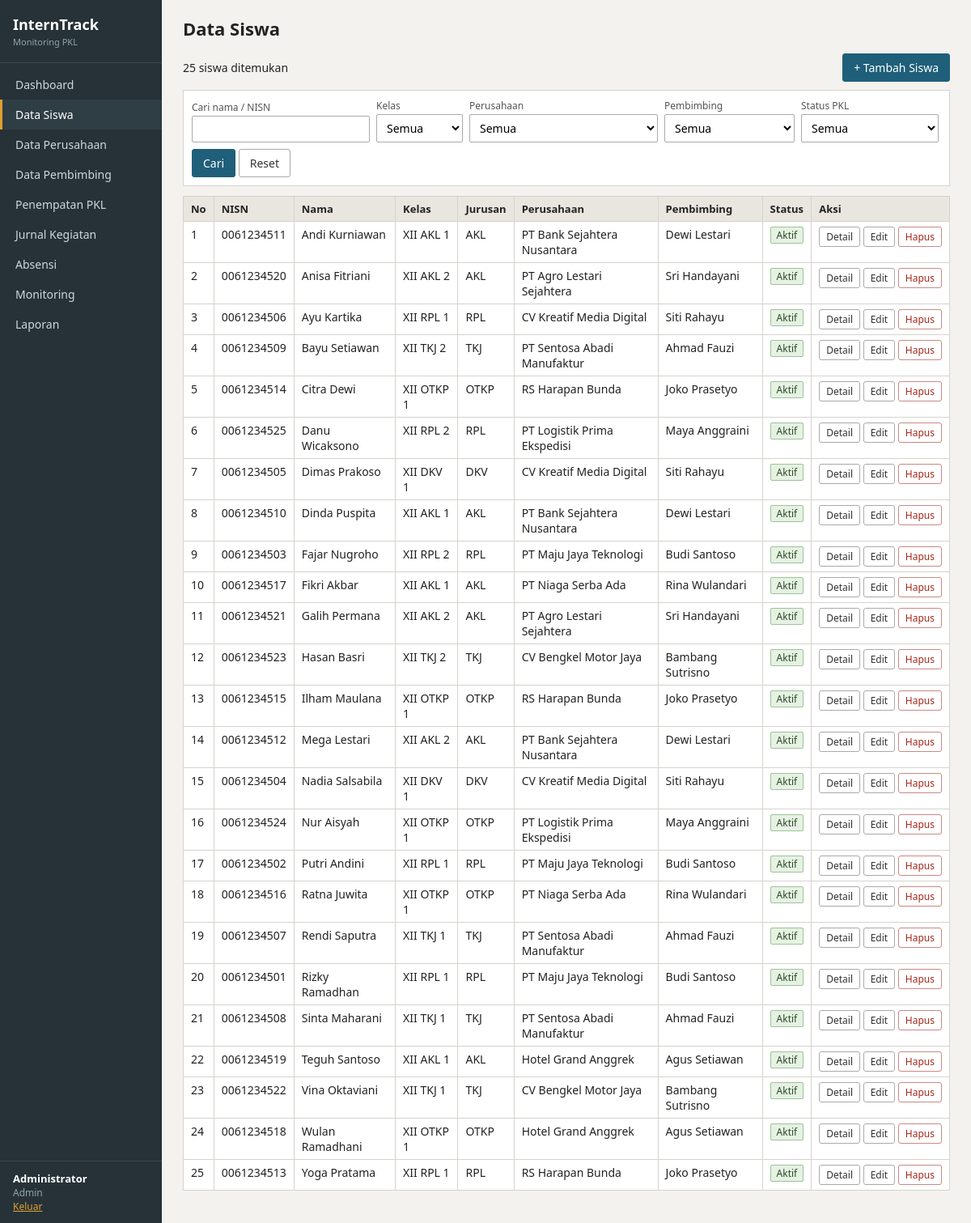
/admin/siswa.php (signed in), run on the app's committed database.
### tables this page shows
CREATE TABLE siswa (
    id_siswa INT AUTO_INCREMENT,
    nisn VARCHAR(10) NOT NULL UNIQUE,
    nama_siswa VARCHAR(100) NOT NULL,
    kelas VARCHAR(20),
    id_user INT UNIQUE,
    id_perusahaan INT,
    id_pembimbing INT,
    PRIMARY KEY (id_siswa),
    FOREIGN KEY (id_user) REFERENCES users(id_user) ON DELETE SET NULL ON UPDATE CASCADE,
    FOREIGN KEY (id_perusahaan) REFERENCES perusahaan(id_perusahaan) ON DELETE SET NULL ON UPDATE CASCADE,
    FOREIGN KEY (id_pembimbing) REFERENCES pembimbing(id_pembimbing) ON DELETE SET NULL ON UPDATE CASCADE
);

CREATE TABLE perusahaan (
    id_perusahaan INT AUTO_INCREMENT,
    nama_perusahaan VARCHAR(100) NOT NULL,
    alamat TEXT,
    id_user INT UNIQUE,
    PRIMARY KEY (id_perusahaan),
    FOREIGN KEY (id_user) REFERENCES users(id_user) ON DELETE SET NULL ON UPDATE CASCADE
);

CREATE TABLE pembimbing (
    id_pembimbing INT AUTO_INCREMENT,
    nip VARCHAR(20) UNIQUE,
    nama_pembimbing VARCHAR(100) NOT NULL,
    id_user INT UNIQUE,
    PRIMARY KEY (id_pembimbing),
    FOREIGN KEY (id_user) REFERENCES users(id_user) ON DELETE SET NULL ON UPDATE CASCADE
);

### admin/siswa.php (the view, shortened to what this page needs)
<?php
require __DIR__ . '/../config/config.php';
$isAdmin = me()['role'] === 'admin';
$perusahaanList = all("SELECT id_perusahaan, nama_perusahaan FROM perusahaan ORDER BY nama_perusahaan");
$pembimbingList = all("SELECT id_pembimbing, nama_pembimbing FROM pembimbing ORDER BY nama_pembimbing");
    ?>
    <?php
$qs = get('q'); $fk = get('kelas'); $fp = get('id_perusahaan'); $fb = get('id_pembimbing'); $fs = get('status');
$where = ['1=1']; $par = [];
$rows = siswa_stats(implode(' AND ', $where), $par);
$kelasList = all("SELECT DISTINCT kelas FROM siswa WHERE kelas IS NOT NULL ORDER BY kelas");
page_start('Data Siswa', 'siswa.php');
?>
<div class="top">
    <span><?= count($rows) ?> siswa ditemukan</span>
    <?php if ($isAdmin): ?><a class="btn" href="siswa.php?act=add">+ Tambah Siswa</a><?php endif; ?>
</div>
<form method="get" class="filter">
    <div><label>Cari nama / NISN</label><input type="text" name="q" value="<?= e($qs) ?>"></div>
    <div><label>Kelas</label><select name="kelas"><option value="">Semua</option><?= options($kelasList, 'kelas', 'kelas', $fk) ?></select></div>
    <div><label>Perusahaan</label><select name="id_perusahaan"><option value="">Semua</option><?= options($perusahaanList, 'id_perusahaan', 'nama_perusahaan', $fp) ?></select></div>
    <?php if (me()['role'] !== 'pembimbing'): ?>
    <div><label>Pembimbing</label><select name="id_pembimbing"><option value="">Semua</option><?= options($pembimbingList, 'id_pembimbing', 'nama_pembimbing', $fb) ?></select></div>
    <?php endif; ?>
    <div><label>Status PKL</label><select name="status">
        <option value="">Semua</option>
    </select></div>
    <div><button class="btn">Cari</button> <a class="btn btn-gray" href="siswa.php">Reset</a></div>
</form>
<div class="tablewrap">
<table>
    <tr><th>No</th><th>NISN</th><th>Nama</th><th>Kelas</th><th>Jurusan</th><th>Perusahaan</th><th>Pembimbing</th><th>Status</th><th>Aksi</th></tr>
    <?php foreach ($rows as $i => $r): ?>
        <tr>
            <td><?= $i + 1 ?></td>
            <td><?= e($r['nisn']) ?></td>
            <td><?= e($r['nama_siswa']) ?></td>
            <td><?= e($r['kelas']) ?></td>
            <td><?= e(jurusan($r['kelas'])) ?></td>
            <td><?= e($r['nama_perusahaan'] ?: '-') ?></td>
            <td><?= e($r['nama_pembimbing'] ?: '-') ?></td>
            <td><?= badge(status_pkl($r)) ?></td>
            <td class="act">
                <a class="btn btn-sm btn-gray" href="siswa.php?act=detail&id=<?= $r['id_siswa'] ?>">Detail</a>
                <?php if ($isAdmin): ?>
                    <a class="btn btn-sm btn-gray" href="siswa.php?act=edit&id=<?= $r['id_siswa'] ?>">Edit</a>
                    <?= delete_form('siswa.php', $r['id_siswa'], 'Hapus', 'Hapus siswa ' . $r['nama_siswa'] . '? Jurnal, absensi, dan monitoringnya ikut terhapus.') ?>
                <?php endif; ?>
            </td>
        </tr>
    <?php endforeach; ?>
</table>
</div>
<?php page_end(); ?>

### config/config.php (shortened to what this page needs)
<?php
$DB_HOST = 'localhost';
$DB_NAME = 'interntrack';
$DB_USER = 'root';
$DB_PASS = '';
try {
    $db = new PDO("mysql:host=$DB_HOST;dbname=$DB_NAME;charset=utf8mb4", $DB_USER, $DB_PASS, [
        PDO::ATTR_ERRMODE => PDO::ERRMODE_EXCEPTION,
        PDO::ATTR_DEFAULT_FETCH_MODE => PDO::FETCH_ASSOC,
    ]);
} catch (PDOException $ex) {
    die('Koneksi database gagal. Pastikan database "' . htmlspecialchars($DB_NAME) . '" sudah dibuat dan SQL sudah di-import. <br>' . htmlspecialchars($ex->getMessage()));
}
function q($sql, $params = []) { global $db; $st = $db->prepare($sql); $st->execute($params); return $st; }
function all($sql, $params = []) { return q($sql, $params)->fetchAll(); }
function e($s) { return htmlspecialchars((string)$s, ENT_QUOTES, 'UTF-8'); }
function jurusan($kelas) { $p = explode(' ', trim((string)$kelas)); return $p[1] ?? '-'; }
function get($k) { return trim($_GET[$k] ?? ''); }
function badge($t) {
    $ok = ['Disetujui', 'Hadir', 'Aktif', 'Sangat Baik', 'Baik'];
    $warn = ['Pending', 'Izin', 'Sakit', 'Terlambat', 'Cukup', 'Belum Lengkap'];
    $err = ['Revisi', 'Alpa', 'Kurang'];
    $c = in_array($t, $ok) ? 'b-ok' : (in_array($t, $warn) ? 'b-warn' : (in_array($t, $err) ? 'b-err' : 'b-gray'));
    return '<span class="badge ' . $c . '">' . e($t) . '</span>';
}
function status_pkl($r) {
    if ($r['id_perusahaan'] && $r['id_pembimbing']) return 'Aktif';
    return 'Belum Lengkap';
}
function me() { return $_SESSION['user'] ?? null; }
function scope(&$params, $a = 's') {
    $u = me();
    return '1=1';
}
function siswa_stats($where = '1=1', $extra = []) {
    $p = []; $sc = scope($p);
    $sql = "SELECT s.*, p.nama_perusahaan, b.nama_pembimbing,
              COALESCE(ab.total,0) total, COALESCE(ab.hadir,0) hadir, COALESCE(ab.terlambat,0) terlambat,
              COALESCE(ab.izin,0) izin, COALESCE(ab.sakit,0) sakit, COALESCE(ab.alpa,0) alpa,
              (SELECT COUNT(*) FROM jurnal j WHERE j.id_siswa = s.id_siswa) jml_jurnal,
              (SELECT COUNT(*) FROM jurnal j WHERE j.id_siswa = s.id_siswa AND j.status_validasi = 'Revisi') revisi,
              (SELECT COUNT(*) FROM monitoring m WHERE m.id_siswa = s.id_siswa) jml_monitoring
            FROM siswa s
            LEFT JOIN perusahaan p ON p.id_perusahaan = s.id_perusahaan
            LEFT JOIN pembimbing b ON b.id_pembimbing = s.id_pembimbing
            LEFT JOIN (SELECT id_siswa, COUNT(*) total,
                          SUM(status_hadir IN ('Hadir','Terlambat')) hadir,
                          SUM(status_hadir = 'Terlambat') terlambat,
                          SUM(status_hadir = 'Izin') izin,
                          SUM(status_hadir = 'Sakit') sakit,
                          SUM(status_hadir = 'Alpa') alpa
                       FROM absensi GROUP BY id_siswa) ab ON ab.id_siswa = s.id_siswa
            WHERE $sc AND ($where)
            ORDER BY s.nama_siswa";
    return all($sql, array_merge($p, $extra));
}
function page_start($title, $active = '') {
    $u = me();
    $all = ['admin', 'pembimbing', 'perusahaan', 'siswa'];
    $a = BASE . ($u['role'] === 'siswa' ? '/siswa/' : '/admin/');
    $menu = [
        [$a . 'dashboard.php', 'Dashboard', $all],
        [$a . 'siswa.php', 'Data Siswa', ['admin', 'pembimbing', 'perusahaan']],
        [$a . 'perusahaan.php', 'Data Perusahaan', ['admin']],
        [$a . 'pembimbing.php', 'Data Pembimbing', ['admin']],
        [$a . 'penempatan.php', 'Penempatan PKL', ['admin']],
        [$a . 'jurnal.php', 'Jurnal Kegiatan', $all],
        [$a . 'absensi.php', 'Absensi', $all],
        [$a . 'monitoring.php', 'Monitoring', $all],
        [BASE . '/laporan/laporan.php', 'Laporan', ['admin', 'pembimbing', 'perusahaan']],
    ];
    $roleLabel = ['admin' => 'Admin', 'pembimbing' => 'Guru Pembimbing', 'perusahaan' => 'Perusahaan', 'siswa' => 'Siswa'];
    echo '<!DOCTYPE html><html lang="id"><head><meta charset="utf-8"><meta name="viewport" content="width=device-width, initial-scale=1">';
    echo '<title>' . e($title) . ' - InternTrack</title><link rel="stylesheet" href="' . BASE . '/assets/style.css"></head><body>';
    echo '<div class="side"><div class="brand">InternTrack<small>Monitoring PKL</small></div><ul>';
    foreach ($menu as $m) {
        echo '<li><a href="' . $m[0] . '"' . ($active === basename($m[0]) ? ' class="on"' : '') . '>' . $m[1] . '</a></li>';
    }
    echo '</ul><div class="who"><b>' . e($u['name']) . '</b><br>' . $roleLabel[$u['role']] . '<br><a href="' . BASE . '/auth/logout.php">Keluar</a></div></div>';
    echo '<div class="main"><h1>' . e($title) . '</h1>';
}
function page_end() {
    echo '</div></body></html>';
}
function delete_form($url, $id, $label = 'Hapus', $pesan = 'Yakin ingin menghapus data ini?') {
    return '<form method="post" action="' . e($url) . '" class="inline" onsubmit="return confirm(\'' . e($pesan) . '\')">'
        . '<input type="hidden" name="do" value="delete"><input type="hidden" name="id" value="' . (int)$id . '">'
        . '<button class="btn btn-sm btn-red">' . e($label) . '</button></form>';
}

### assets/style.css (style rules this page uses)
* { box-sizing: border-box; }
body { margin: 0; font-family: "Segoe UI", Arial, sans-serif; font-size: 14px; color: #222; background: #f3f2ee; }
a { color: #1f5f7a; }
.side { position: fixed; top: 0; left: 0; bottom: 0; width: 200px; background: #263238; color: #cfd8dc; display: flex; flex-direction: column; }
.brand { padding: 18px 16px; font-size: 18px; font-weight: bold; color: #fff; border-bottom: 1px solid #3a4850; }
.brand small { display: block; font-size: 11px; font-weight: normal; color: #90a4ae; margin-top: 2px; }
.side ul { list-style: none; margin: 0; padding: 8px 0; flex: 1; }
.side li a { display: block; padding: 9px 16px; color: #cfd8dc; text-decoration: none; border-left: 3px solid transparent; }
.side li a.on { background: #2f3d44; border-left-color: #e0a030; color: #fff; }
.who { padding: 12px 16px; font-size: 12px; border-top: 1px solid #3a4850; color: #90a4ae; }
.who b { color: #fff; font-size: 13px; }
.who a { color: #e0a030; }
.main { margin-left: 200px; padding: 20px 26px 40px; }
h1 { font-size: 22px; margin: 0 0 16px; }
.btn { display: inline-block; padding: 7px 13px; font: inherit; border: 1px solid #1f5f7a; background: #1f5f7a; color: #fff; text-decoration: none; cursor: pointer; border-radius: 3px; }
.btn-gray { background: #fff; color: #333; border-color: #aaa; }
.btn-red { background: #fff; color: #a32619; border-color: #c98a83; }
.btn-sm { padding: 3px 8px; font-size: 12px; }
form.inline { display: inline; }
table { border-collapse: collapse; width: 100%; background: #fff; }
th, td { border: 1px solid #d5d3cc; padding: 6px 9px; text-align: left; vertical-align: top; }
th { background: #e8e6df; font-size: 13px; }
td.act { white-space: nowrap; }
.tablewrap { overflow-x: auto; }
.filter { background: #fff; border: 1px solid #d5d3cc; padding: 10px; margin-bottom: 12px; display: flex; flex-wrap: wrap; gap: 8px; align-items: end; }
.filter label { display: block; font-size: 12px; color: #555; margin-bottom: 2px; }
.top { display: flex; justify-content: space-between; align-items: center; margin-bottom: 10px; gap: 10px; }
input[type=text], input[type=password], input[type=date], input[type=time], select, textarea { font: inherit; padding: 6px 8px; border: 1px solid #aaa; background: #fff; border-radius: 2px; max-width: 100%; }
.badge { font-size: 12px; padding: 1px 7px; border: 1px solid; border-radius: 2px; white-space: nowrap; }
.b-ok { background: #e6f1e4; border-color: #9cc596; color: #274b22; }

### data on the page
siswa: nisn "0061234511", nama_siswa "Andi Kurniawan", kelas "XII AKL 1", kelas "AKL", id_perusahaan.nama_perusahaan "PT Bank Sejahtera Nusantara", id_pembimbing.nama_pembimbing "Dewi Lestari"
siswa: nisn "0061234520", nama_siswa "Anisa Fitriani", kelas "XII AKL 2", kelas "AKL", id_perusahaan.nama_perusahaan "PT Agro Lestari Sejahtera", id_pembimbing.nama_pembimbing "Sri Handayani"
siswa: nisn "0061234506", nama_siswa "Ayu Kartika", kelas "XII RPL 1", kelas "RPL", id_perusahaan.nama_perusahaan "CV Kreatif Media Digital", id_pembimbing.nama_pembimbing "Siti Rahayu"
siswa: nisn "0061234509", nama_siswa "Bayu Setiawan", kelas "XII TKJ 2", kelas "TKJ", id_perusahaan.nama_perusahaan "PT Sentosa Abadi Manufaktur", id_pembimbing.nama_pembimbing "Ahmad Fauzi"
siswa: nisn "0061234514", nama_siswa "Citra Dewi", kelas "XII OTKP 1", kelas "OTKP", id_perusahaan.nama_perusahaan "RS Harapan Bunda", id_pembimbing.nama_pembimbing "Joko Prasetyo"
siswa: nisn "0061234525", nama_siswa "Danu Wicaksono", kelas "XII RPL 2", kelas "RPL", id_perusahaan.nama_perusahaan "PT Logistik Prima Ekspedisi", id_pembimbing.nama_pembimbing "Maya Anggraini"
siswa: nisn "0061234505", nama_siswa "Dimas Prakoso", kelas "XII DKV 1", kelas "DKV", id_perusahaan.nama_perusahaan "CV Kreatif Media Digital", id_pembimbing.nama_pembimbing "Siti Rahayu"
siswa: nisn "0061234510", nama_siswa "Dinda Puspita", kelas "XII AKL 1", kelas "AKL", id_perusahaan.nama_perusahaan "PT Bank Sejahtera Nusantara", id_pembimbing.nama_pembimbing "Dewi Lestari"
siswa: nisn "0061234503", nama_siswa "Fajar Nugroho", kelas "XII RPL 2", kelas "RPL", id_perusahaan.nama_perusahaan "PT Maju Jaya Teknologi", id_pembimbing.nama_pembimbing "Budi Santoso"
siswa: nisn "0061234517", nama_siswa "Fikri Akbar", kelas "XII AKL 1", kelas "AKL", id_perusahaan.nama_perusahaan "PT Niaga Serba Ada", id_pembimbing.nama_pembimbing "Rina Wulandari"
siswa: nisn "0061234521", nama_siswa "Galih Permana", kelas "XII AKL 2", kelas "AKL", id_perusahaan.nama_perusahaan "PT Agro Lestari Sejahtera", id_pembimbing.nama_pembimbing "Sri Handayani"
siswa: nisn "0061234523", nama_siswa "Hasan Basri", kelas "XII TKJ 2", kelas "TKJ", id_perusahaan.nama_perusahaan "CV Bengkel Motor Jaya", id_pembimbing.nama_pembimbing "Bambang Sutrisno"
siswa: nisn "0061234515", nama_siswa "Ilham Maulana", kelas "XII OTKP 1", kelas "OTKP", id_perusahaan.nama_perusahaan "RS Harapan Bunda", id_pembimbing.nama_pembimbing "Joko Prasetyo"
siswa: nisn "0061234512", nama_siswa "Mega Lestari", kelas "XII AKL 2", kelas "AKL", id_perusahaan.nama_perusahaan "PT Bank Sejahtera Nusantara", id_pembimbing.nama_pembimbing "Dewi Lestari"
siswa: nisn "0061234504", nama_siswa "Nadia Salsabila", kelas "XII DKV 1", kelas "DKV", id_perusahaan.nama_perusahaan "CV Kreatif Media Digital", id_pembimbing.nama_pembimbing "Siti Rahayu"
siswa: nisn "0061234524", nama_siswa "Nur Aisyah", kelas "XII OTKP 1", kelas "OTKP", id_perusahaan.nama_perusahaan "PT Logistik Prima Ekspedisi", id_pembimbing.nama_pembimbing "Maya Anggraini"
siswa: nisn "0061234502", nama_siswa "Putri Andini", kelas "XII RPL 1", kelas "RPL", id_perusahaan.nama_perusahaan "PT Maju Jaya Teknologi", id_pembimbing.nama_pembimbing "Budi Santoso"
siswa: nisn "0061234516", nama_siswa "Ratna Juwita", kelas "XII OTKP 1", kelas "OTKP", id_perusahaan.nama_perusahaan "PT Niaga Serba Ada", id_pembimbing.nama_pembimbing "Rina Wulandari"
siswa: nisn "0061234507", nama_siswa "Rendi Saputra", kelas "XII TKJ 1", kelas "TKJ", id_perusahaan.nama_perusahaan "PT Sentosa Abadi Manufaktur", id_pembimbing.nama_pembimbing "Ahmad Fauzi"
siswa: nisn "0061234501", nama_siswa "Rizky Ramadhan", kelas "XII RPL 1", kelas "RPL", id_perusahaan.nama_perusahaan "PT Maju Jaya Teknologi", id_pembimbing.nama_pembimbing "Budi Santoso"
siswa: nisn "0061234508", nama_siswa "Sinta Maharani", kelas "XII TKJ 1", kelas "TKJ", id_perusahaan.nama_perusahaan "PT Sentosa Abadi Manufaktur", id_pembimbing.nama_pembimbing "Ahmad Fauzi"
siswa: nisn "0061234519", nama_siswa "Teguh Santoso", kelas "XII AKL 1", kelas "AKL", id_perusahaan.nama_perusahaan "Hotel Grand Anggrek", id_pembimbing.nama_pembimbing "Agus Setiawan"
siswa: nisn "0061234522", nama_siswa "Vina Oktaviani", kelas "XII TKJ 1", kelas "TKJ", id_perusahaan.nama_perusahaan "CV Bengkel Motor Jaya", id_pembimbing.nama_pembimbing "Bambang Sutrisno"
siswa: nisn "0061234518", nama_siswa "Wulan Ramadhani", kelas "XII OTKP 1", kelas "OTKP", id_perusahaan.nama_perusahaan "Hotel Grand Anggrek", id_pembimbing.nama_pembimbing "Agus Setiawan"
siswa: nisn "0061234513", nama_siswa "Yoga Pratama", kelas "XII RPL 1", kelas "RPL", id_perusahaan.nama_perusahaan "RS Harapan Bunda", id_pembimbing.nama_pembimbing "Joko Prasetyo"

### other printed values
$m[1] "Dashboard"
$m[1] "Data Siswa"
$m[1] "Data Perusahaan"
$m[1] "Data Pembimbing"
$m[1] "Penempatan PKL"
$m[1] "Jurnal Kegiatan"
$m[1] "Absensi"
$m[1] "Monitoring"
$m[1] "Laporan"
$u['name'] "Administrator"
$roleLabel[$u['role']] "Admin"
$title "Data Siswa"
count($rows) "25"
